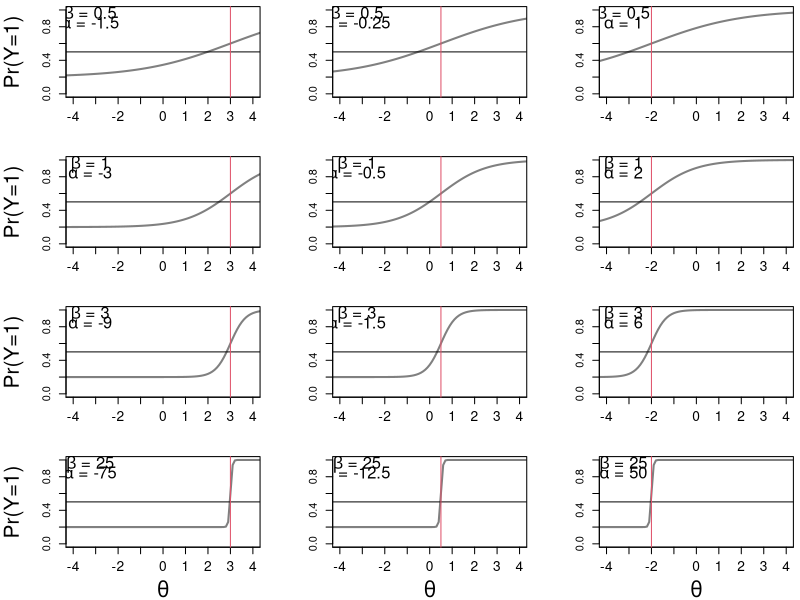

The R script that drew this image:
## RSTAN_Demo_Measurement_logit_transformation_guessing_latent_variable.R
##########################################################################
## INSTRUCTOR: Christopher Fariss
## COURSE NAME: Programming and Simulation Methods for Computational Social Science (2W)
## University of Essex Summer School 2024
##
## Date: 2024-07-22
##
## Please e-mail me if you find any errors or have and suggestions (either email is fine)
## e-mail: cjf0006@gmail.com
## e-mail: cjfariss@umich.edu
##
##########################################################################
##
## Introduction to tutorial:
##
## Think about a latent variable model without actually running one.
##
## This program is a visual look at the relationship between values along a fixed sequence that represents the distribution of the latent variable and its relationship to binary variables that are equally likely (50%-50% change).
##
## In the IRT framework, there is a latent trait theta_i.
##
## Where the subscript i = 1,... ,N indicates multiple units.
##
## y_ik is the observed value for item k for unit i.
##
## For each item alpha_k and beta_k are also estimated.
##
## alpha_k continues to act as "difficulty" parameters, or threshold that benchmarks how likely an indicator is to be observed relative to the values of the latent trait.
##
## In this formulation, this is analogous to an intercept in a traditional logistic regression model.
##
## beta_k, often referred to as the "discrimination" parameters and is the analogue of a slope coefficient.
##
## We also add the guessing parameter here. 
##
##########################################################################

## make theta a deterministic sequence (we will use each value below to calculate a range of probabilities as a function of these values and the item-discrimination and item-difficulty parameters)
theta <- seq(-5,5,.1)
n <- length(theta)

## set strength of relationship (i.e., the item discrimination)
##
## try setting this value to an positive real number
##
## as beta increases the logit curve will converge towards a set function
##
## the step function will reside over the inflection point of the logit curve
##
## the inflection point is always -(alpha/beta) if alpha + beta (typical for Bernoulli logit) 
##
## because of this identity, we have to expand the intercepts below by a factor of beta
##
## the expansion below is necessary to fix the curve over the range of the standard normal density set for x above
##
#beta <- .1
#beta <- .5
#beta <- 1
#beta <- 2
#beta <- 3
#beta <- 4
#beta <- 5
#beta <- 10
#beta <- 100
#beta <- 1000
#beta <- 10000
##
## as beta approach infinity, the value along x becomes perfectly predictive of the y variables
##
#beta <- 100000


## set beta here (pick three values for beta, the item discrimination parameter)
beta <- c(.5,1,3,25)

guessing_parameter <- 1/5 ## assumes a multiple choice question with one correct answer and 5 possible choices 

par(mfrow=c(4,3), mar=c(4,5,.5,.5))
for(j in 1:length(beta)){
  ## set intercepts * an expansion factor, which is the item discrimination from above
  ## values correspond exactly to the position along the standard normal x variable
  ## specifically, these are the position along x at which point at which Pr(y=1)=.5
  alpha <- beta[j]*c(-3,-.5,2) ## the difficulty-position is scaled by beta into the difficulty parameter 
  
  # linear terms of the model
  # transform the linear xb terms using the logit function into a probability
  xb <- p <- y <- matrix(NA, nrow=n, ncol=length(alpha))
  for(i in 1:length(alpha)){
    xb[,i] <- alpha[i] + beta[j] * theta
    #p[,i] <- 1 / (1 + exp(-xb[,i]))
    p[,i] <- guessing_parameter + ((1-guessing_parameter) / (1 + exp(-xb[,i])))
    y[,i] <- rbinom(n, size=1, prob=p[,i])
  }
  
  for(i in 1:length(alpha)){
    ## graph theta values along the the x-axis
    ## x values are projected onto the probability of y using the inverse logit function of xb
    plot(theta, p[,i], xlim=c(-4.0,4.0), ylim=c(0,1), xaxt="n", xlab="", type="l", lwd=2, col=grey(.5), ylab="")
    if(j==4)mtext(side=1, expression(theta), cex=1.25, line=3)
    if(i==1)mtext(side=2, expression("Pr(Y=1)"), cex=1.25, line=3)
    A <- alpha[i]
    B <- beta[j]
    text(-3.25,.95, substitute(paste(beta, " = ", B), list(B = B)), cex=1.5)
    text(-3.25,.85, substitute(paste(alpha, " = ", A), list(A = A)), cex=1.5)
    axis(side=1, at=-5:5, cex.axis=1.25)
    abline(h=0.5)
    abline(v=-(alpha[i]/beta[j]), col=2)
    #abline(v=-((alpha[i]+log(2.75))/beta[j]), col=2, lwd=.5, lty=2)
    #abline(v=-((alpha[i]-log(2.75))/beta[j]), col=2, lwd=.5, lty=2)
  }
}



